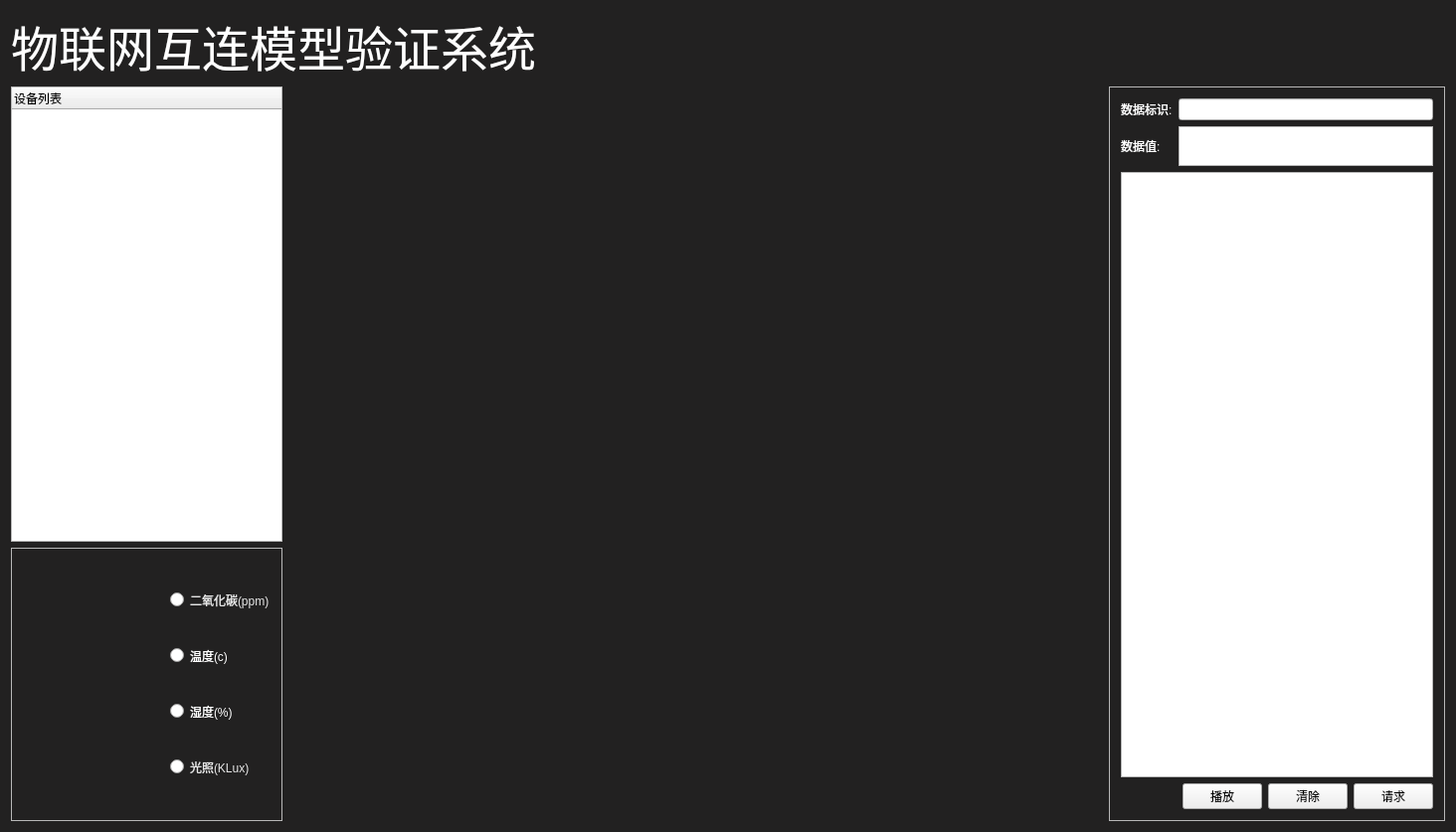
<?xml version="1.0" encoding="UTF-8"?>
<ui version="4.0">
 <class>SensorWidget</class>
 <widget class="QWidget" name="SensorWidget">
  <property name="geometry">
   <rect>
    <x>0</x>
    <y>0</y>
    <width>1464</width>
    <height>837</height>
   </rect>
  </property>
  <property name="palette">
   <palette>
    <active>
     <colorrole role="WindowText">
      <brush brushstyle="SolidPattern">
       <color alpha="255">
        <red>231</red>
        <green>231</green>
        <blue>231</blue>
       </color>
      </brush>
     </colorrole>
     <colorrole role="Base">
      <brush brushstyle="SolidPattern">
       <color alpha="255">
        <red>255</red>
        <green>255</green>
        <blue>255</blue>
       </color>
      </brush>
     </colorrole>
     <colorrole role="Window">
      <brush brushstyle="SolidPattern">
       <color alpha="255">
        <red>34</red>
        <green>33</green>
        <blue>33</blue>
       </color>
      </brush>
     </colorrole>
    </active>
    <inactive>
     <colorrole role="WindowText">
      <brush brushstyle="SolidPattern">
       <color alpha="255">
        <red>231</red>
        <green>231</green>
        <blue>231</blue>
       </color>
      </brush>
     </colorrole>
     <colorrole role="Base">
      <brush brushstyle="SolidPattern">
       <color alpha="255">
        <red>255</red>
        <green>255</green>
        <blue>255</blue>
       </color>
      </brush>
     </colorrole>
     <colorrole role="Window">
      <brush brushstyle="SolidPattern">
       <color alpha="255">
        <red>34</red>
        <green>33</green>
        <blue>33</blue>
       </color>
      </brush>
     </colorrole>
    </inactive>
    <disabled>
     <colorrole role="WindowText">
      <brush brushstyle="SolidPattern">
       <color alpha="255">
        <red>159</red>
        <green>158</green>
        <blue>158</blue>
       </color>
      </brush>
     </colorrole>
     <colorrole role="Base">
      <brush brushstyle="SolidPattern">
       <color alpha="255">
        <red>34</red>
        <green>33</green>
        <blue>33</blue>
       </color>
      </brush>
     </colorrole>
     <colorrole role="Window">
      <brush brushstyle="SolidPattern">
       <color alpha="255">
        <red>34</red>
        <green>33</green>
        <blue>33</blue>
       </color>
      </brush>
     </colorrole>
    </disabled>
   </palette>
  </property>
  <property name="windowTitle">
   <string/>
  </property>
  <property name="autoFillBackground">
   <bool>false</bool>
  </property>
  <property name="styleSheet">
   <string notr="true">border-color: rgb(0, 255, 255);</string>
  </property>
  <layout class="QGridLayout" name="gridLayout_3" columnstretch="2,6,2">
   <item row="0" column="0" colspan="2">
    <widget class="QLabel" name="titleLabel">
     <property name="text">
      <string>&lt;html&gt;&lt;head/&gt;&lt;body&gt;&lt;p&gt;&lt;span style=&quot; font-size:36pt; color:#ffffff;&quot;&gt;物联网互连模型验证系统&lt;/span&gt;&lt;/p&gt;&lt;/body&gt;&lt;/html&gt;</string>
     </property>
    </widget>
   </item>
   <item row="1" column="0">
    <layout class="QVBoxLayout" name="leftLayout" stretch="5,3">
     <item>
      <widget class="QTreeWidget" name="deviceTree">
       <column>
        <property name="text">
         <string>设备列表</string>
        </property>
       </column>
      </widget>
     </item>
     <item>
      <widget class="QFrame" name="leftFrame">
       <property name="frameShape">
        <enum>QFrame::StyledPanel</enum>
       </property>
       <property name="frameShadow">
        <enum>QFrame::Raised</enum>
       </property>
       <layout class="QGridLayout" name="gridLayout">
        <item row="3" column="1">
         <widget class="QRadioButton" name="illuRadioBtn">
          <property name="palette">
           <palette>
            <active>
             <colorrole role="WindowText">
              <brush brushstyle="SolidPattern">
               <color alpha="255">
                <red>231</red>
                <green>231</green>
                <blue>231</blue>
               </color>
              </brush>
             </colorrole>
            </active>
            <inactive>
             <colorrole role="WindowText">
              <brush brushstyle="SolidPattern">
               <color alpha="255">
                <red>231</red>
                <green>231</green>
                <blue>231</blue>
               </color>
              </brush>
             </colorrole>
            </inactive>
            <disabled>
             <colorrole role="WindowText">
              <brush brushstyle="SolidPattern">
               <color alpha="255">
                <red>159</red>
                <green>158</green>
                <blue>158</blue>
               </color>
              </brush>
             </colorrole>
            </disabled>
           </palette>
          </property>
          <property name="text">
           <string>光照(KLux)</string>
          </property>
         </widget>
        </item>
        <item row="0" column="0">
         <widget class="QLabel" name="co2Label">
          <property name="sizePolicy">
           <sizepolicy hsizetype="Preferred" vsizetype="Preferred">
            <horstretch>1</horstretch>
            <verstretch>0</verstretch>
           </sizepolicy>
          </property>
          <property name="text">
           <string/>
          </property>
          <property name="pixmap">
           <pixmap resource="resource.qrc">:/co2.png</pixmap>
          </property>
          <property name="alignment">
           <set>Qt::AlignCenter</set>
          </property>
         </widget>
        </item>
        <item row="1" column="0">
         <widget class="QLabel" name="tmpLabel">
          <property name="text">
           <string/>
          </property>
          <property name="pixmap">
           <pixmap resource="resource.qrc">:/temp.png</pixmap>
          </property>
          <property name="alignment">
           <set>Qt::AlignCenter</set>
          </property>
         </widget>
        </item>
        <item row="1" column="1">
         <widget class="QRadioButton" name="tmpRadioBtn">
          <property name="palette">
           <palette>
            <active>
             <colorrole role="WindowText">
              <brush brushstyle="SolidPattern">
               <color alpha="255">
                <red>255</red>
                <green>255</green>
                <blue>255</blue>
               </color>
              </brush>
             </colorrole>
            </active>
            <inactive>
             <colorrole role="WindowText">
              <brush brushstyle="SolidPattern">
               <color alpha="255">
                <red>255</red>
                <green>255</green>
                <blue>255</blue>
               </color>
              </brush>
             </colorrole>
            </inactive>
            <disabled>
             <colorrole role="WindowText">
              <brush brushstyle="SolidPattern">
               <color alpha="255">
                <red>159</red>
                <green>158</green>
                <blue>158</blue>
               </color>
              </brush>
             </colorrole>
            </disabled>
           </palette>
          </property>
          <property name="text">
           <string>温度(c)</string>
          </property>
         </widget>
        </item>
        <item row="2" column="0">
         <widget class="QLabel" name="humLabel">
          <property name="text">
           <string/>
          </property>
          <property name="pixmap">
           <pixmap resource="resource.qrc">:/hum.png</pixmap>
          </property>
          <property name="alignment">
           <set>Qt::AlignCenter</set>
          </property>
         </widget>
        </item>
        <item row="2" column="1">
         <widget class="QRadioButton" name="humRadioBtn">
          <property name="palette">
           <palette>
            <active>
             <colorrole role="WindowText">
              <brush brushstyle="SolidPattern">
               <color alpha="255">
                <red>255</red>
                <green>255</green>
                <blue>255</blue>
               </color>
              </brush>
             </colorrole>
            </active>
            <inactive>
             <colorrole role="WindowText">
              <brush brushstyle="SolidPattern">
               <color alpha="255">
                <red>255</red>
                <green>255</green>
                <blue>255</blue>
               </color>
              </brush>
             </colorrole>
            </inactive>
            <disabled>
             <colorrole role="WindowText">
              <brush brushstyle="SolidPattern">
               <color alpha="255">
                <red>159</red>
                <green>158</green>
                <blue>158</blue>
               </color>
              </brush>
             </colorrole>
            </disabled>
           </palette>
          </property>
          <property name="text">
           <string>湿度(%)</string>
          </property>
         </widget>
        </item>
        <item row="3" column="0">
         <widget class="QLabel" name="illuLabel">
          <property name="text">
           <string/>
          </property>
          <property name="pixmap">
           <pixmap resource="resource.qrc">:/sun.png</pixmap>
          </property>
          <property name="alignment">
           <set>Qt::AlignCenter</set>
          </property>
         </widget>
        </item>
        <item row="0" column="1">
         <widget class="QRadioButton" name="co2RadioBtn">
          <property name="palette">
           <palette>
            <active>
             <colorrole role="WindowText">
              <brush brushstyle="SolidPattern">
               <color alpha="255">
                <red>231</red>
                <green>231</green>
                <blue>231</blue>
               </color>
              </brush>
             </colorrole>
            </active>
            <inactive>
             <colorrole role="WindowText">
              <brush brushstyle="SolidPattern">
               <color alpha="255">
                <red>231</red>
                <green>231</green>
                <blue>231</blue>
               </color>
              </brush>
             </colorrole>
            </inactive>
            <disabled>
             <colorrole role="WindowText">
              <brush brushstyle="SolidPattern">
               <color alpha="255">
                <red>159</red>
                <green>158</green>
                <blue>158</blue>
               </color>
              </brush>
             </colorrole>
            </disabled>
           </palette>
          </property>
          <property name="text">
           <string>二氧化碳(ppm)</string>
          </property>
         </widget>
        </item>
       </layout>
      </widget>
     </item>
    </layout>
   </item>
   <item row="1" column="1">
    <widget class="MapLabel" name="mapLabel">
     <property name="enabled">
      <bool>true</bool>
     </property>
     <property name="text">
      <string/>
     </property>
     <property name="pixmap">
      <pixmap>:/background.jpg</pixmap>
     </property>
     <property name="scaledContents">
      <bool>true</bool>
     </property>
    </widget>
   </item>
   <item row="1" column="2">
    <widget class="QFrame" name="rightFrame">
     <property name="frameShape">
      <enum>QFrame::StyledPanel</enum>
     </property>
     <property name="frameShadow">
      <enum>QFrame::Raised</enum>
     </property>
     <layout class="QGridLayout" name="gridLayout_2">
      <item row="0" column="0">
       <widget class="QLabel" name="label_7">
        <property name="text">
         <string>&lt;html&gt;&lt;head/&gt;&lt;body&gt;&lt;p&gt;&lt;span style=&quot; color:#ffffff;&quot;&gt;数据标识:&lt;/span&gt;&lt;/p&gt;&lt;/body&gt;&lt;/html&gt;</string>
        </property>
       </widget>
      </item>
      <item row="0" column="1">
       <widget class="QLineEdit" name="indexEdit"/>
      </item>
      <item row="1" column="0">
       <widget class="QLabel" name="label_8">
        <property name="palette">
         <palette>
          <active/>
          <inactive/>
          <disabled/>
         </palette>
        </property>
        <property name="text">
         <string>&lt;html&gt;&lt;head/&gt;&lt;body&gt;&lt;p&gt;&lt;span style=&quot; color:#ffffff;&quot;&gt;数据值:&lt;/span&gt;&lt;/p&gt;&lt;/body&gt;&lt;/html&gt;</string>
        </property>
       </widget>
      </item>
      <item row="1" column="1">
       <widget class="QTextEdit" name="valueEdit">
        <property name="sizePolicy">
         <sizepolicy hsizetype="Fixed" vsizetype="Fixed">
          <horstretch>0</horstretch>
          <verstretch>0</verstretch>
         </sizepolicy>
        </property>
        <property name="maximumSize">
         <size>
          <width>16777215</width>
          <height>40</height>
         </size>
        </property>
       </widget>
      </item>
      <item row="2" column="0" colspan="2">
       <widget class="QTextEdit" name="debugEdit">
        <property name="frameShadow">
         <enum>QFrame::Sunken</enum>
        </property>
        <property name="verticalScrollBarPolicy">
         <enum>Qt::ScrollBarAsNeeded</enum>
        </property>
        <property name="html">
         <string>&lt;!DOCTYPE HTML PUBLIC &quot;-//W3C//DTD HTML 4.0//EN&quot; &quot;http://www.w3.org/TR/REC-html40/strict.dtd&quot;&gt;
&lt;html&gt;&lt;head&gt;&lt;meta name=&quot;qrichtext&quot; content=&quot;1&quot; /&gt;&lt;style type=&quot;text/css&quot;&gt;
p, li { white-space: pre-wrap; }
&lt;/style&gt;&lt;/head&gt;&lt;body style=&quot; font-family:'Ubuntu'; font-size:11pt; font-weight:400; font-style:normal;&quot;&gt;
&lt;p style=&quot;-qt-paragraph-type:empty; margin-top:0px; margin-bottom:0px; margin-left:0px; margin-right:0px; -qt-block-indent:0; text-indent:0px;&quot;&gt;&lt;br /&gt;&lt;/p&gt;&lt;/body&gt;&lt;/html&gt;</string>
        </property>
       </widget>
      </item>
      <item row="3" column="0" colspan="2">
       <layout class="QHBoxLayout" name="horizontalLayout_2">
        <item>
         <spacer name="horizontalSpacer_2">
          <property name="orientation">
           <enum>Qt::Horizontal</enum>
          </property>
          <property name="sizeHint" stdset="0">
           <size>
            <width>40</width>
            <height>20</height>
           </size>
          </property>
         </spacer>
        </item>
        <item>
         <widget class="QPushButton" name="playBtn">
          <property name="text">
           <string>播放</string>
          </property>
         </widget>
        </item>
        <item>
         <widget class="QPushButton" name="pushButton_2">
          <property name="text">
           <string>清除</string>
          </property>
         </widget>
        </item>
        <item>
         <widget class="QPushButton" name="pushButton">
          <property name="text">
           <string>请求</string>
          </property>
         </widget>
        </item>
       </layout>
      </item>
     </layout>
    </widget>
   </item>
  </layout>
 </widget>
 <layoutdefault spacing="6" margin="11"/>
 <customwidgets>
  <customwidget>
   <class>MapLabel</class>
   <extends>QLabel</extends>
   <header>maplabel.h</header>
  </customwidget>
 </customwidgets>
 <resources>
  <include location="resource.qrc"/>
 </resources>
 <connections>
  <connection>
   <sender>pushButton_2</sender>
   <signal>clicked()</signal>
   <receiver>debugEdit</receiver>
   <slot>clear()</slot>
   <hints>
    <hint type="sourcelabel">
     <x>1310</x>
     <y>477</y>
    </hint>
    <hint type="destinationlabel">
     <x>1277</x>
     <y>358</y>
    </hint>
   </hints>
  </connection>
 </connections>
</ui>
